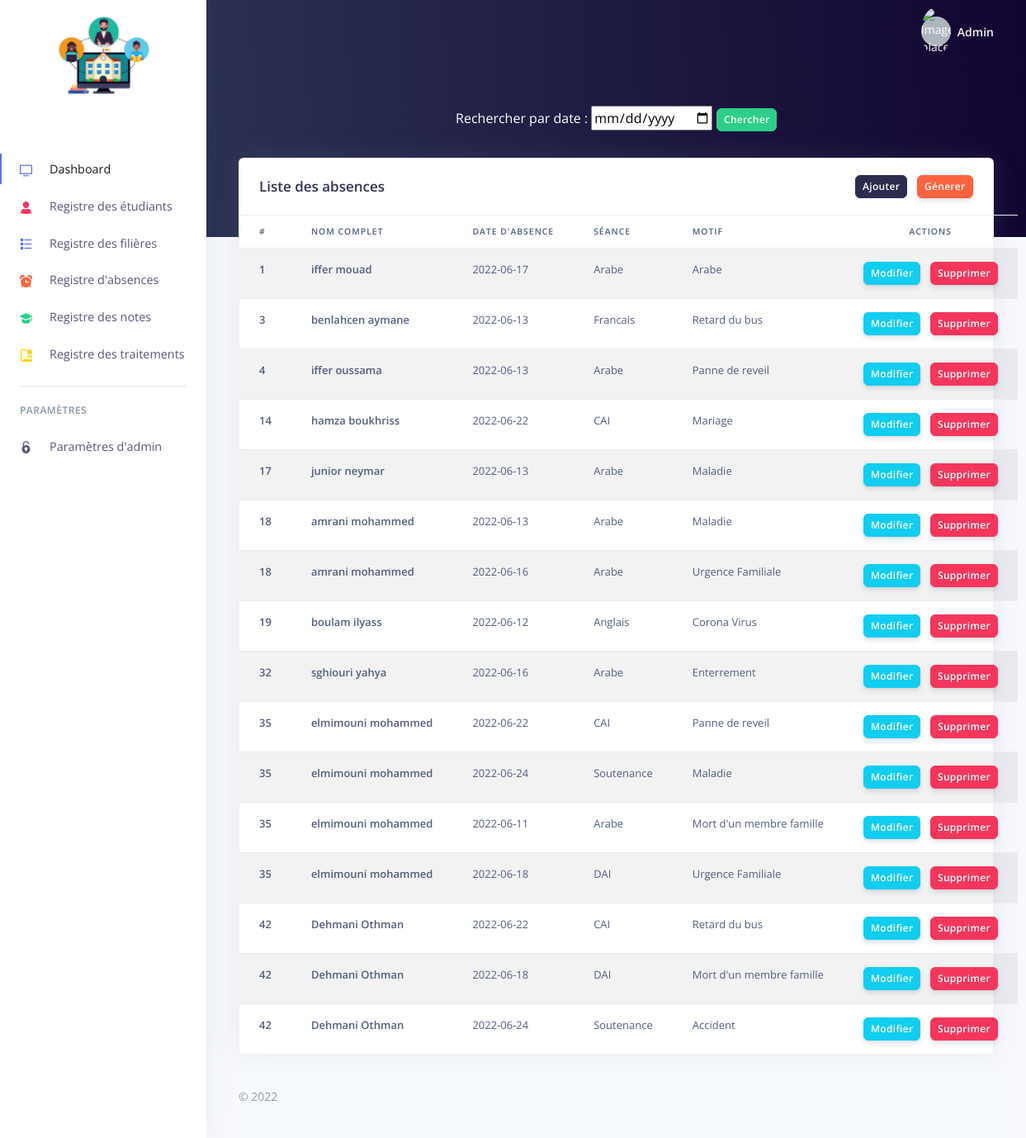
Screenshot of /absencesmanager.php (signed in) with the database file from the repository.
### tables this page shows
CREATE TABLE `absence` (
  `idAbsence` int(11) NOT NULL,
  `dateAbsence` date NOT NULL,
  `seance` varchar(11) DEFAULT NULL,
  `motif` varchar(50) DEFAULT NULL,
  `idEtudiant` int(11) DEFAULT NULL
);

CREATE TABLE `etudiant` (
  `idEtudiant` int(100) NOT NULL,
  `nom` varchar(100) NOT NULL,
  `prenom` varchar(100) NOT NULL,
  `email` varchar(100) NOT NULL,
  `filiere` varchar(100) DEFAULT NULL,
  `idFiliere` int(11) DEFAULT NULL
);

### codes/config.php (called while the page is built, shortened)
<?php
	  if(isset($_SESSION["admin"])){
	  $adminid = $_SESSION["admin"];
	}
	else{
		$adminid="";
	}
	?>

### inc/admin.php (called while the page is built, shortened)
<?php
	function GetAdmin($conn,$aid)
	{
		$sqlq = mysqli_query($conn,"SELECT * FROM `admins` WHERE `aid`=$aid");
        $rowadmins =mysqli_fetch_array($sqlq);
		$admins['name'] = $rowadmins['name'];
		$admins['email'] = $rowadmins['email'];
		$admins['password'] = $rowadmins['password'];
		$admins['created'] = $rowadmins['created'];
		$admins['status'] = $rowadmins['status'];
		return $admins;
	}
?>

### absencesmanager.php (the view, shortened to what this page needs)
<?php include('header.php');
 ?>
  <div class="header bg-gradient-primary pb-8 pt-5 pt-md-8">
      <div class="container-fluid">
        <div class="header-body">
          <div class="text-white text-center">
            <form action="" method="POST">
              Rechercher par date :    <input type="date"    name="d" >
              <input type="submit" name="submit" value="Chercher" class="btn btn-sm  btn-success">
            </form>
         </div>
        </div>
      </div>
    </div>
<div class="container-fluid mt--7">
  <form role="form" action="" method="POST">
      <div class="row">
        <div class="col">
         <div class="card shadow">
            <div class="card-header border-0">
              <div class="row align-items-center">
                <div class="col">
                  <h3 class="mb-0">Liste des absences</h3>
                </div>
                <div class="col text-right">
                  <a href="#" data-toggle="modal" data-target="#newabsence" class="btn btn-sm btn-primary">Ajouter</a>
                  <a href="rapport_absence.php?d=<?php echo $_POST['d']  ?>" target="_blank" class="btn btn-sm btn-warning">Génerer</a>
                </div>
              </div>
            </div>
              <table class="table table-striped">
                <thead>
                  <tr>
                    <th scope="col">#</th>
                    <th scope="col">Nom Complet</th>
                    <th scope="col">Date d'absence</th>
                    <th scope="col">Séance</th>
                    <th scope="col">Motif</th>
                    <th scope="col" class="text-center">Actions</th>
                  </tr>
                </thead>
                <tbody>
                  <?php
                    if (!isset($_POST["submit"]))  {
                      $sql="SELECT idAbsence,a.idEtudiant,dateAbsence,seance,motif,nom,prenom FROM absence a,etudiant e where a.idEtudiant=e.idEtudiant
                     order by e.idEtudiant";
                      $result=mysqli_query($conn,$sql);
                      while($row=mysqli_fetch_assoc($result)){
                  ?>
                  <tr>
                    <th scope="row">
                     <?php echo $row["idEtudiant"];
                     ?>
                    </th>
                    <th scope="row">
                     <?php echo $row["nom"].' '.$row["prenom"];
                     ?>
                    </th>
                    <td>
                      <?php echo $row["dateAbsence"]  ?>
                    </td>
                    <td>
                      <?php echo $row["seance"]  ?>
                    </td>
                    <td>
                      <?php echo $row["motif"]  ?>
                    </td>
                    <td>
                      <a class="btn btn-sm btn-info" name="modifi" href="update_absence.php?absenceid=<?php echo $row['idAbsence']; ?>"> Modifier</a>
                      <a href="?suppid=<?php echo $row['idAbsence']; ?>" class="btn btn-sm btn-danger"  onclick="return confirm('Voulez-vous supprimer cet absence ?');">Supprimer</a>
                    </td>
                  </tr>
                <?php } }else
                $d=$_POST['d'];
                ?>
                </tbody>
              </table>
            </div>
          </div>
        </div>
 <?php include('footer.php'); ?>

### header.php (shortened to what this page needs)
<?php
      include('inc/admin.php');
      include('codes/config.php');
      $udata = GetAdmin($conn,$adminid);
      ?>
<!DOCTYPE html>
<html lang="en">
<head>
  <link href="./assets/js/plugins/nucleo/css/nucleo.css" rel="stylesheet" />
  <link href="./assets/js/plugins/@fortawesome/fontawesome-free/css/all.min.css" rel="stylesheet" />
  <link href="./assets/css/argon-dashboard.css?v=1.1.0" rel="stylesheet" />
</head>
<body class="">
  <nav class="navbar navbar-vertical fixed-left navbar-expand-md navbar-light bg-white" id="sidenav-main">
    <div class="container-fluid">
      <a class="navbar-brand pt-0" href="dashboard">
        <img src="./assets/img/brand/school.png" class="navbar-brand-img" alt="..." style="max-height: 9rem; max-width: 64%;">
      </a>
      <div class="collapse navbar-collapse" id="sidenav-collapse-main">
        <ul class="navbar-nav">
          <li class="nav-item  active">
          <a class=" nav-link active " href="dashboard"> <i class="ni ni-tv-2 text-primary"></i> Dashboard
            </a>
          </li>
          <li class="nav-item">
            <a class="nav-link " href="etudiantsmanager">
              <i class="ni ni-single-02 text-red"></i> Registre des étudiants
            </a>
          </li>
          <li class="nav-item">
            <a class="nav-link " href="filieresmanager">
              <i class="ni ni-bullet-list-67 text-blue"></i>  Registre des filières
            </a>
          </li>
          <li class="nav-item">
            <a class="nav-link " href="absencesmanager">
              <i class="ni ni-time-alarm text-orange"></i>  Registre d'absences
            </a>
          </li>
         <li class="nav-item">
            <a class="nav-link " href="moyennemanager">
              <i class="ni ni-hat-3 text-success"></i>  Registre des notes
            </a>
          </li>
           <li class="nav-item">
            <a class="nav-link " href="traitementmanager">
              <i class="ni ni-paper-diploma text-yellow"></i> Registre des traitements
            </a>
          </li>
        </ul>
        <hr class="my-3">
        <h6 class="navbar-heading text-muted">Paramètres</h6>
        <ul class="navbar-nav mb-md-3">
          <li class="nav-item">
            <a class="nav-link" href="adminmanager">
              <i class="ni ni-lock-circle-open"></i> Paramètres d'admin
            </a>
          </li>
        </ul>
      </div>
    </div>
  </nav>
 <div class="main-content">
    <nav class="navbar navbar-top navbar-expand-md navbar-dark" id="navbar-main">
      <div class="container-fluid">
        <ul class="navbar-nav align-items-center d-none d-md-flex">
          <li class="nav-item dropdown">
            <a class="nav-link pr-0" href="#" role="button" data-toggle="dropdown" aria-haspopup="true" aria-expanded="false">
              <div class="media align-items-center">
                <span class="avatar avatar-sm rounded-circle">
                  <img alt="Image placeholder" src="./assets/img/theme/admin.jpg">
                </span>
                <div class="media-body ml-2 d-none d-lg-block">
                  <span class="mb-0 text-sm  font-weight-bold"><?php echo $udata['name']; ?></span>
                </div>
              </div>
            </a>
          </li>
        </ul>
      </div>
    </nav>

### rows the page displays
absence: idEtudiant "1", idEtudiant.nom "iffer", idEtudiant.prenom "mouad", dateAbsence "2022-06-17", seance "Arabe", motif "Arabe"
absence: idEtudiant "3", idEtudiant.nom "benlahcen", idEtudiant.prenom "aymane", dateAbsence "2022-06-13", seance "Francais", motif "Retard du bus"
absence: idEtudiant "4", idEtudiant.nom "iffer", idEtudiant.prenom "oussama", dateAbsence "2022-06-13", seance "Arabe", motif "Panne de reveil"
absence: idEtudiant "14", idEtudiant.nom "hamza", idEtudiant.prenom "boukhriss", dateAbsence "2022-06-22", seance "CAI", motif "Mariage"
absence: idEtudiant "17", idEtudiant.nom "junior", idEtudiant.prenom "neymar", dateAbsence "2022-06-13", seance "Arabe", motif "Maladie"
absence: idEtudiant "18", idEtudiant.nom "amrani", idEtudiant.prenom "mohammed", dateAbsence "2022-06-13", seance "Arabe", motif "Maladie"
absence: idEtudiant "18", idEtudiant.nom "amrani", idEtudiant.prenom "mohammed", dateAbsence "2022-06-16", seance "Arabe", motif "Urgence Familiale"
absence: idEtudiant "19", idEtudiant.nom "boulam", idEtudiant.prenom "ilyass", dateAbsence "2022-06-12", seance "Anglais", motif "Corona Virus"
absence: idEtudiant "32", idEtudiant.nom "sghiouri", idEtudiant.prenom "yahya", dateAbsence "2022-06-16", seance "Arabe", motif "Enterrement"
absence: idEtudiant "35", idEtudiant.nom "elmimouni", idEtudiant.prenom "mohammed", dateAbsence "2022-06-22", seance "CAI", motif "Panne de reveil"
absence: idEtudiant "35", idEtudiant.nom "elmimouni", idEtudiant.prenom "mohammed", dateAbsence "2022-06-24", seance "Soutenance", motif "Maladie"
absence: idEtudiant "35", idEtudiant.nom "elmimouni", idEtudiant.prenom "mohammed", dateAbsence "2022-06-11", seance "Arabe", motif "Mort d'un membre famille"
absence: idEtudiant "35", idEtudiant.nom "elmimouni", idEtudiant.prenom "mohammed", dateAbsence "2022-06-18", seance "DAI", motif "Urgence Familiale"
absence: idEtudiant "42", idEtudiant.nom "Dehmani", idEtudiant.prenom "Othman", dateAbsence "2022-06-22", seance "CAI", motif "Retard du bus"
absence: idEtudiant "42", idEtudiant.nom "Dehmani", idEtudiant.prenom "Othman", dateAbsence "2022-06-18", seance "DAI", motif "Mort d'un membre famille"
absence: idEtudiant "42", idEtudiant.nom "Dehmani", idEtudiant.prenom "Othman", dateAbsence "2022-06-24", seance "Soutenance", motif "Accident"

### other values shown
$udata['name'] "Admin"
